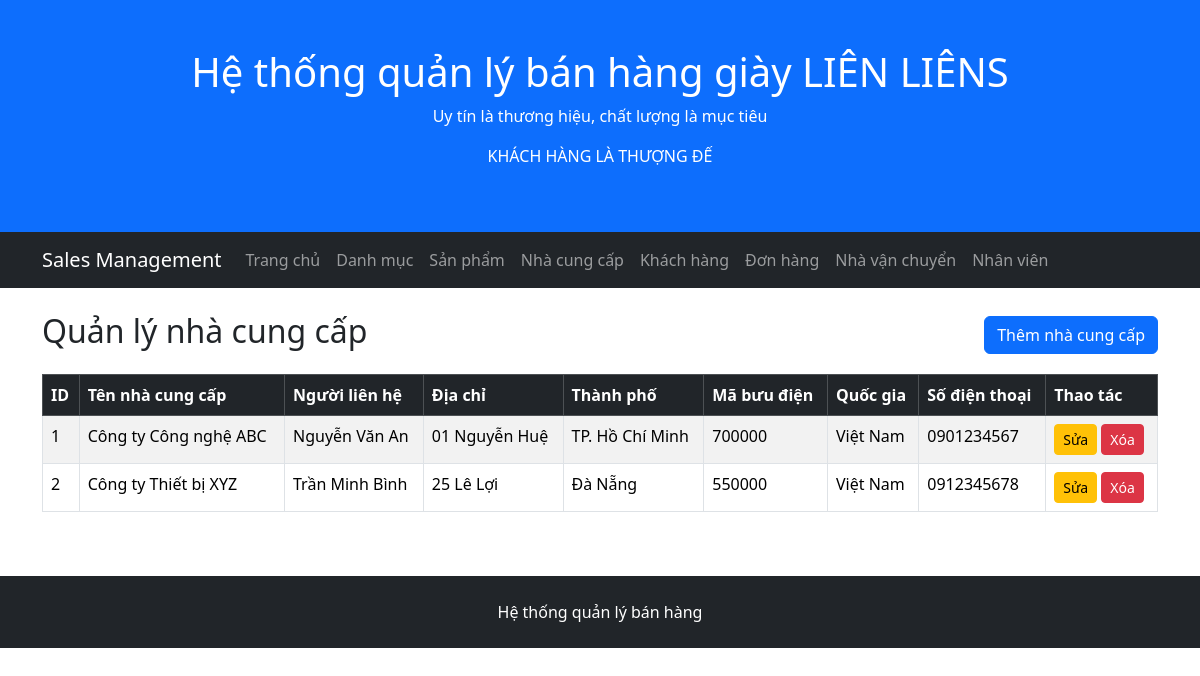
The app's page /suppliers/index.php with its own data.
### tables this page shows
CREATE TABLE suppliers (
    SupplierID INT AUTO_INCREMENT PRIMARY KEY,
    SupplierName VARCHAR(200) NOT NULL,
    ContactName VARCHAR(100),
    Address VARCHAR(200),
    City VARCHAR(100),
    PostalCode VARCHAR(20),
    Country VARCHAR(100),
    Phone VARCHAR(20)
);

### public/suppliers/index.php (the view, shortened to what this page needs)
<?php
require_once '/var/www/src/config/database.php';
$sql = "
    SELECT
        SupplierID,
        SupplierName,
        ContactName,
        Address,
        City,
        PostalCode,
        Country,
        Phone
    FROM suppliers
    ORDER BY SupplierID
";
$result = $conn->query($sql);
require_once '/var/www/src/includes/header.php';
require_once '/var/www/src/includes/navbar.php';
?>
<div class="container mt-4">
    <div class="d-flex justify-content-between align-items-center mb-3">
        <h2>Quản lý nhà cung cấp</h2>
        <a href="/suppliers/create.php" class="btn btn-primary">
            Thêm nhà cung cấp
        </a>
    </div>
    <div class="table-responsive">
        <table class="table table-bordered table-striped">
            <thead class="table-dark">
                <tr>
                    <th>ID</th>
                    <th>Tên nhà cung cấp</th>
                    <th>Người liên hệ</th>
                    <th>Địa chỉ</th>
                    <th>Thành phố</th>
                    <th>Mã bưu điện</th>
                    <th>Quốc gia</th>
                    <th>Số điện thoại</th>
                    <th>Thao tác</th>
                </tr>
            </thead>
            <tbody>
                <?php if ($result && $result->num_rows > 0): ?>
                    <?php while ($supplier = $result->fetch_assoc()): ?>
                        <tr>
                            <td>
                                <?= htmlspecialchars($supplier['SupplierID']) ?>
                            </td>
                            <td>
                                <?= htmlspecialchars($supplier['SupplierName']) ?>
                            </td>
                            <td>
                                <?= htmlspecialchars($supplier['ContactName'] ?? '') ?>
                            </td>
                            <td>
                                <?= htmlspecialchars($supplier['Address'] ?? '') ?>
                            </td>
                            <td>
                                <?= htmlspecialchars($supplier['City'] ?? '') ?>
                            </td>
                            <td>
                                <?= htmlspecialchars($supplier['PostalCode'] ?? '') ?>
                            </td>
                            <td>
                                <?= htmlspecialchars($supplier['Country'] ?? '') ?>
                            </td>
                            <td>
                                <?= htmlspecialchars($supplier['Phone'] ?? '') ?>
                            </td>
                            <td>
                                <a
                                    href="/suppliers/edit.php?id=<?= $supplier['SupplierID'] ?>"
                                    class="btn btn-sm btn-warning"
                                >
                                    Sửa
                                </a>
                                <form
                                    action="/suppliers/delete.php"
                                    method="post"
                                    class="d-inline"
                                    onsubmit="return confirm('Bạn có chắc muốn xóa nhà cung cấp này?');"
                                >
                                    <button
                                        type="submit"
                                        class="btn btn-sm btn-danger"
                                    >
                                        Xóa
                                    </button>
                                </form>
                            </td>
                        </tr>
                    <?php endwhile; ?>
                <?php endif; ?>
            </tbody>
        </table>
    </div>
</div>
<?php
require_once '/var/www/src/includes/footer.php';

### records on screen
suppliers: SupplierID "1", SupplierName "Công ty Công nghệ ABC", ContactName "Nguyễn Văn An", Address "01 Nguyễn Huệ", City "TP. Hồ Chí Minh", PostalCode "700000", Country "Việt Nam", Phone "0901234567"
suppliers: SupplierID "2", SupplierName "Công ty Thiết bị XYZ", ContactName "Trần Minh Bình", Address "25 Lê Lợi", City "Đà Nẵng", PostalCode "550000", Country "Việt Nam", Phone "0912345678"
